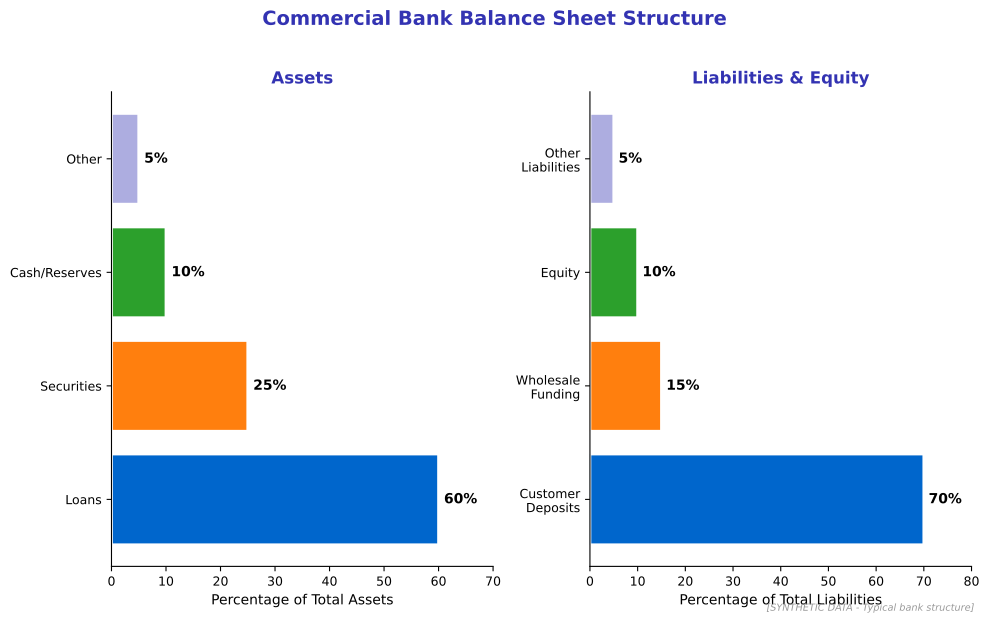

Python code for this plot:
"""
Bank Balance Sheet Structure
Shows typical assets and liabilities of a commercial bank

Output: bank_balance_sheet.pdf
Module: module_04_traditional
Lesson: 38 - Core Banking
"""

from pathlib import Path
import matplotlib.pyplot as plt
import numpy as np

plt.rcParams.update({
    'font.size': 10,
    'axes.labelsize': 10,
    'axes.titlesize': 11,
    'xtick.labelsize': 9,
    'ytick.labelsize': 9,
    'legend.fontsize': 9,
    'figure.figsize': (10, 6),
    'figure.dpi': 150
})

MLPURPLE = '#3333B2'
MLBLUE = '#0066CC'
MLORANGE = '#FF7F0E'
MLGREEN = '#2CA02C'
MLLAVENDER = '#ADADE0'

def create_chart():
    fig, (ax1, ax2) = plt.subplots(1, 2, figsize=(10, 6))

    # Assets side
    assets = ['Loans', 'Securities', 'Cash/Reserves', 'Other']
    asset_values = [60, 25, 10, 5]  # percentages
    asset_colors = [MLBLUE, MLORANGE, MLGREEN, MLLAVENDER]

    ax1.barh(assets, asset_values, color=asset_colors, edgecolor='white', linewidth=2)
    ax1.set_xlabel('Percentage of Total Assets', fontsize=10)
    ax1.set_title('Assets', fontsize=12, fontweight='bold', color=MLPURPLE)
    ax1.set_xlim(0, 70)

    for i, (a, v) in enumerate(zip(assets, asset_values)):
        ax1.text(v + 1, i, f'{v}%', va='center', fontsize=10, fontweight='bold')

    # Liabilities side
    liabilities = ['Customer\nDeposits', 'Wholesale\nFunding', 'Equity', 'Other\nLiabilities']
    liability_values = [70, 15, 10, 5]  # percentages
    liability_colors = [MLBLUE, MLORANGE, MLGREEN, MLLAVENDER]

    ax2.barh(liabilities, liability_values, color=liability_colors, edgecolor='white', linewidth=2)
    ax2.set_xlabel('Percentage of Total Liabilities', fontsize=10)
    ax2.set_title('Liabilities & Equity', fontsize=12, fontweight='bold', color=MLPURPLE)
    ax2.set_xlim(0, 80)

    for i, (l, v) in enumerate(zip(liabilities, liability_values)):
        ax2.text(v + 1, i, f'{v}%', va='center', fontsize=10, fontweight='bold')

    # Remove spines
    for ax in [ax1, ax2]:
        ax.spines['top'].set_visible(False)
        ax.spines['right'].set_visible(False)

    fig.suptitle('Commercial Bank Balance Sheet Structure', fontsize=14,
                 fontweight='bold', color=MLPURPLE, y=1.02)

    fig.text(0.98, 0.02, '[SYNTHETIC DATA - Typical bank structure]',
             fontsize=7, color='#999999', ha='right', style='italic')

    plt.tight_layout()

    output_path = Path(__file__).parent / 'bank_balance_sheet.pdf'
    plt.savefig(output_path, format='pdf', dpi=300, bbox_inches='tight')
    plt.close()
    print(f"Chart saved to: {output_path}")
    return output_path

if __name__ == '__main__':
    create_chart()
